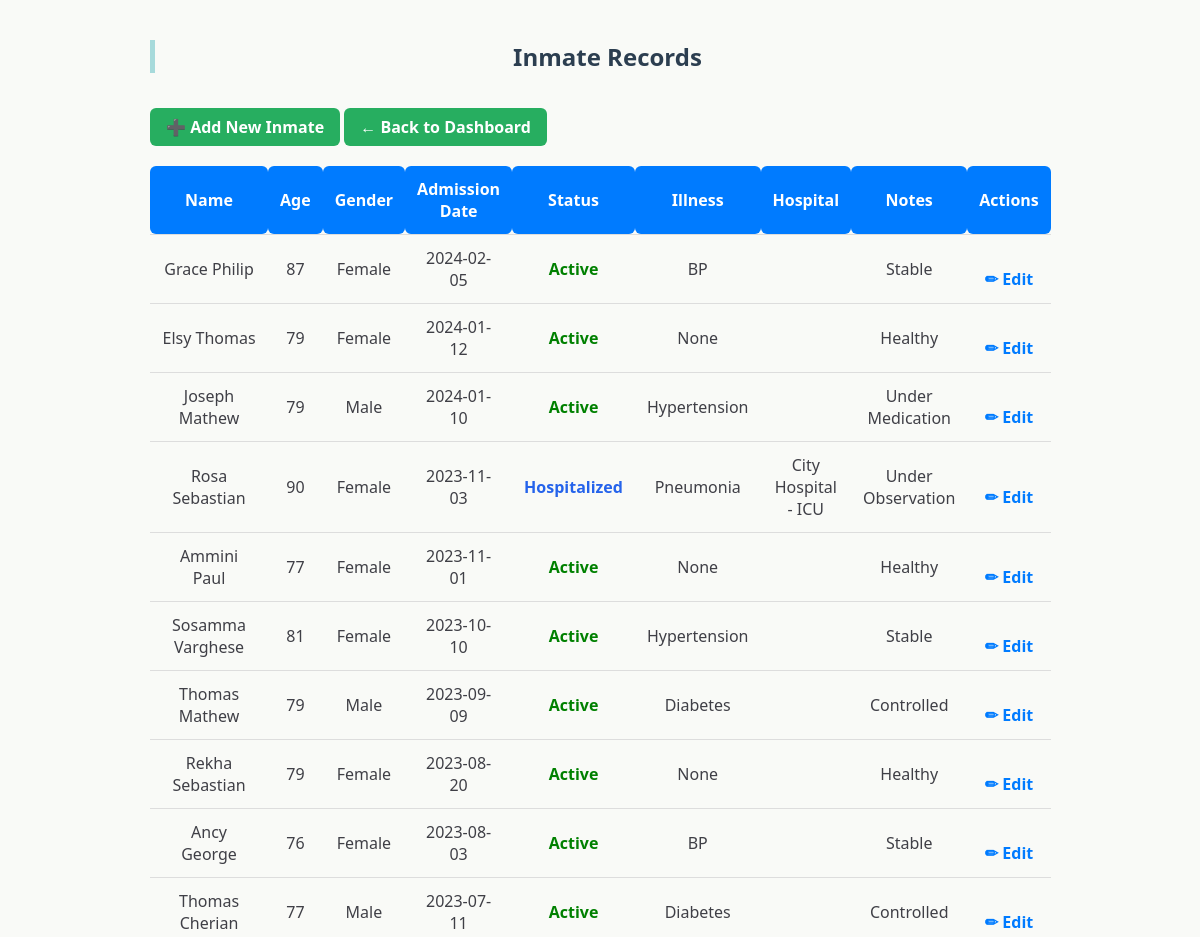
The page /admin/inmates (signed in, upper part) on the database as committed earlier.
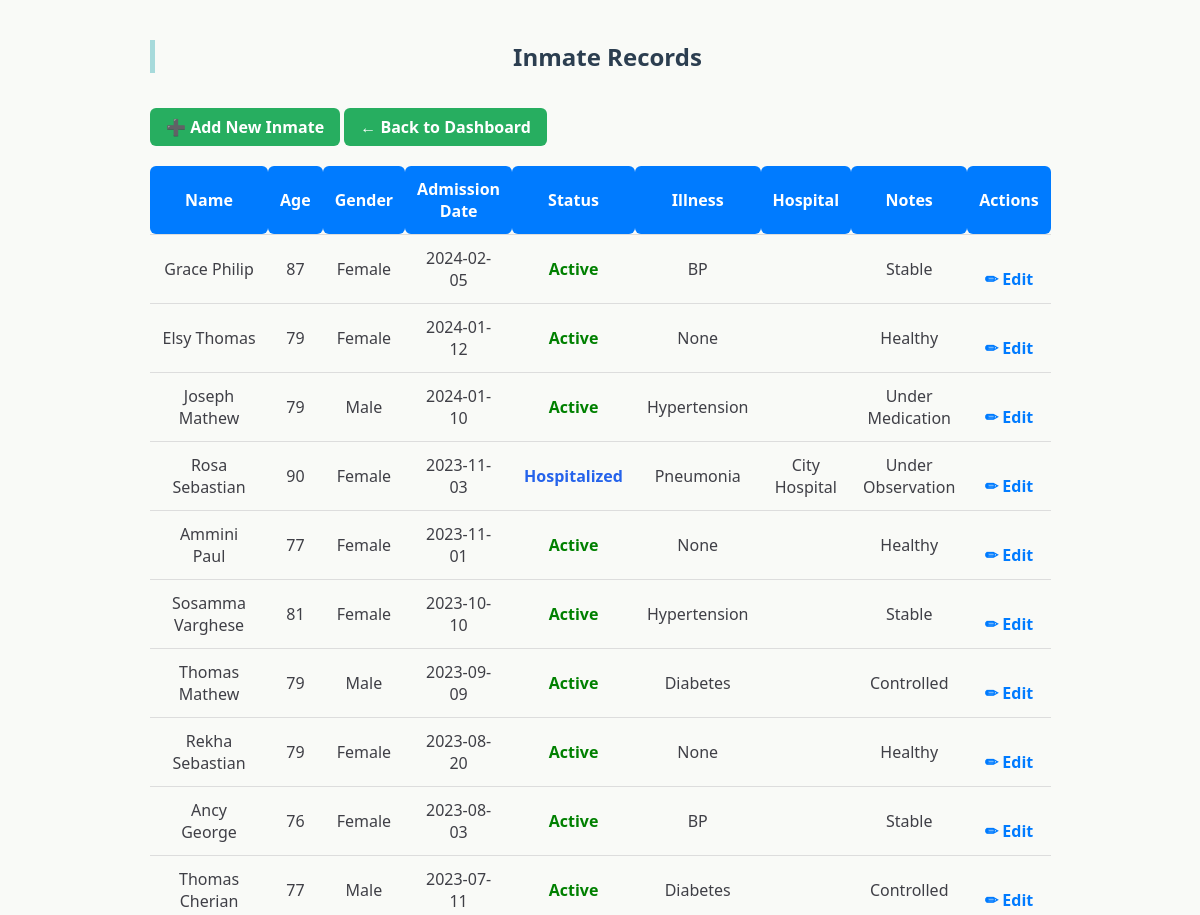
The same page on the database as committed later.
### tables this page shows
CREATE TABLE inmates(
        id INTEGER PRIMARY KEY AUTOINCREMENT,
        name TEXT,
        age INTEGER,
        gender TEXT,
        admission_date TEXT,
        status TEXT,
        illness TEXT,
        hospital_details TEXT,
        notes TEXT,
        date_of_death TEXT,
        previous_status TEXT,
        status_updated_date TEXT
    );

### app.py (the view)
@app.route("/admin/inmates")
def view_inmates():
    if "admin" not in session:
        return redirect("/")
    db = get_db()
    inmates = db.execute(
        "SELECT * FROM inmates ORDER BY admission_date DESC"
    ).fetchall()
    return render_template("inmates.html", inmates=inmates)

### app.py (called while the page is built)
def get_db():
    conn = sqlite3.connect(DB)
    conn.row_factory = sqlite3.Row
    return conn

### templates/inmates.html (shortened to what this page needs)
<!DOCTYPE html>
<html>
<head>
    <link rel="stylesheet" href="{{ url_for('static', filename='style.css') }}">
</head>
<body>
<div class="container">
    <h2>Inmate Records</h2>
    <div style="margin-bottom:20px;">
        <a href="/admin/inmates/add" class="back-btn">➕ Add New Inmate</a>
        <a href="/admin" class="back-btn">← Back to Dashboard</a>
    </div>
    <table class="inmate-table">
        <thead>
            <tr>
                <th>Name</th>
                <th>Age</th>
                <th>Gender</th>
                <th>Admission Date</th>
                <th>Status</th>
                <th>Illness</th>
                <th>Hospital</th>
                <th>Notes</th>
                <th>Actions</th>
            </tr>
        </thead>
        <tbody>
        {% for inmate in inmates %}
            <tr>
                <td>{{ inmate['name'] }}</td>
                <td>{{ inmate['age'] }}</td>
                <td>{{ inmate['gender'] }}</td>
                <td>{{ inmate['admission_date'] }}</td>
                <td>
                    {% if inmate['status'] == 'Active' %}
                        <span style="color:green; font-weight:600;">Active</span>
                    {% elif inmate['status'] == 'Discharged' %}
                        <span style="color:orange; font-weight:600;">Discharged</span>
                    {% elif inmate['status'] == 'Hospitalized' %}
                        <span style="color:#2563eb; font-weight:600;">Hospitalized</span>
                    {% else %}
                        <span style="color:red; font-weight:600;">Deceased</span>
                    {% endif %}
                </td>
                <td>{{ inmate['illness'] }}</td>
                <td>{{ inmate['hospital_details'] }}</td>
                <td>{{ inmate['notes'] }}</td>
                <td>
                    <a href="/admin/edit-inmate/{{ inmate['id'] }}" class="edit-btn">
                        ✏ Edit
                    </a>
                </td>
            </tr>
        {% endfor %}
        </tbody>
    </table>
</div>
</body>
</html>

Rows that differ between the two databases and show on the page:
changed inmates "Rosa Sebastian": hospital_details "City Hospital - ICU" → "City Hospital"
